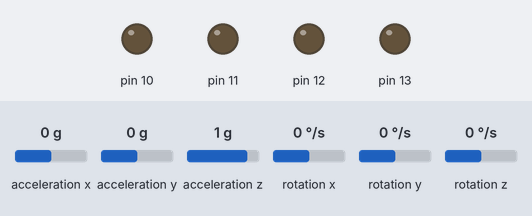
Simulated run of this sketch. Board: Arduino Uno, built with avr-gcc and run on an emulated ATmega328P. Shown: output pins drawn as LEDs (lit = HIGH). Wiring (inferred from the names in the program): MPU-6050 motion sensor at I2C address 0x68. Inputs (shaded band) come from the test bench; at power-on: acceleration x 0 g, acceleration y 0 g, acceleration z 1 g, rotation x 0 °/s, rotation y 0 °/s, rotation z 0 °/s. What the sketch prints to the serial monitor is not drawn.

Above: at 1.2 s.
1.3 s: acceleration x set to -0.3 g
2.8 s: acceleration x set to -0.6 g
At 4.0 s:
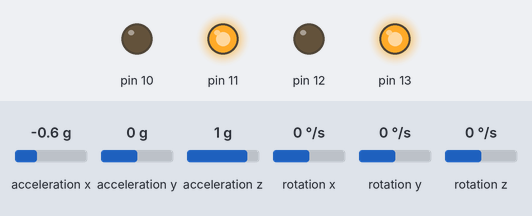
4.3 s: acceleration y set to -0.3 g
5.8 s: acceleration y set to -0.6 g
At 7.0 s:
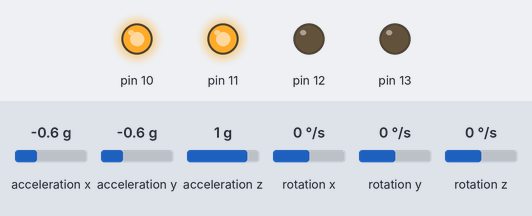
7.3 s: acceleration x set to -0.1 g
8.8 s: acceleration x set to 0.2 g
At 9.4 s:
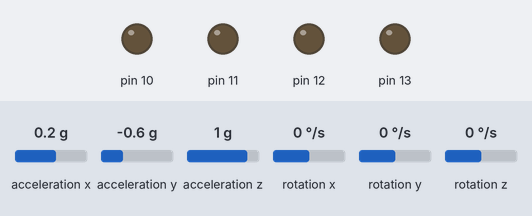
Timing chart, 0 to 11.3 s (numbered marks = the images above; inputs shaded):
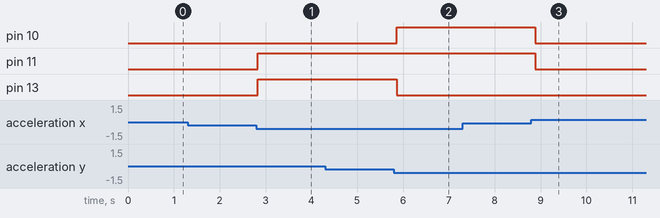

Measured:
- the behaviour switches between -0.4 and -0.5 g on acceleration x (found by bisection; images 0 and 1)
- the behaviour switches between -0.4 and -0.5 g on acceleration y (found by bisection; images 1 and 2)
- the behaviour switches between 0 and 0.1 g on acceleration x (found by bisection; images 2 and 3)
- after the input at 1.3 s, every drawn part: stays the same
- after the input at 2.8 s, pin 11, pin 13: LOW → HIGH at once
- after the input at 4.3 s, every drawn part: stays the same
- after the input at 5.8 s, pin 10: LOW → HIGH after 0.06 s; pin 13: HIGH → LOW after 0.06 s
- after the input at 7.3 s, every drawn part: stays the same
- after the input at 8.8 s, pin 10, pin 11: HIGH → LOW after 0.09 s

The sketch:

MPU6050TiltTest.ino
```cpp
// MPU-6050 Short LED Tilt Example
// Dillon Hicks
// Kent Thai
#include<Wire.h>
const int MPU_addr=0x68;  // I2C address of the MPU-6050
int16_t AcX,AcY,AcZ,Tmp,GyX,GyY,GyZ;

int steps = 0;
int16_t lastAcZ = 0;

void setup(){
  Wire.begin();
   //The four LED pins that I used
  pinMode(10, OUTPUT);
  pinMode(11, OUTPUT);
  pinMode(12, OUTPUT);
  pinMode(13, OUTPUT);
  Wire.beginTransmission(MPU_addr);
  Wire.write(0x6B);  // PWR_MGMT_1 register
  Wire.write(0);     // set to zero (wakes up the MPU-6050)
  Wire.endTransmission(true);
  Serial.begin(9600);

}
void loop(){
  Wire.beginTransmission(MPU_addr);
  Wire.write(0x3B);  // starting with register 0x3B (ACCEL_XOUT_H)
  Wire.endTransmission(false);
  Wire.requestFrom(MPU_addr,14,true);  // request a total of 14 registers,

   //Values for the acceleration in each direction (We use these three values for this demonstration)
  AcX=Wire.read()<<8|Wire.read();  // 0x3B (ACCEL_XOUT_H) & 0x3C (ACCEL_XOUT_L)
  AcY=Wire.read()<<8|Wire.read();  // 0x3D (ACCEL_YOUT_H) & 0x3E (ACCEL_YOUT_L)
  AcZ=Wire.read()<<8|Wire.read();  // 0x3F (ACCEL_ZOUT_H) & 0x40 (ACCEL_ZOUT_L)
  //Values for the temperature read from the register
  Tmp=Wire.read()<<8|Wire.read();  // 0x41 (TEMP_OUT_H) & 0x42 (TEMP_OUT_L)
   //Values for the orientation in each direction
  GyX=Wire.read()<<8|Wire.read();  // 0x43 (GYRO_XOUT_H) & 0x44 (GYRO_XOUT_L)
  GyY=Wire.read()<<8|Wire.read();  // 0x45 (GYRO_YOUT_H) & 0x46 (GYRO_YOUT_L)
  GyZ=Wire.read()<<8|Wire.read();  // 0x47 (GYRO_ZOUT_H) & 0x48 (GYRO_ZOUT_L)

  if(lastAcZ - AcZ > 10000){
    steps++;
  }
  lastAcZ = AcZ;


  //turn on LED's when tilted a certain direction
  if(AcX < 1000 & AcY < -8000){
  digitalWrite(10, HIGH);
  digitalWrite(11, HIGH);
  digitalWrite(12, LOW);
  digitalWrite(13, LOW);
  }
  else if(AcX < 1000 & AcY > 8000){
  digitalWrite(10, LOW);
  digitalWrite(11, LOW);
  digitalWrite(12, HIGH);
  digitalWrite(13, HIGH);
  }
  else if(AcX > 8000 & AcY < 1000){
  digitalWrite(10, HIGH);
  digitalWrite(11, LOW);
  digitalWrite(12, HIGH);
  digitalWrite(13, LOW);
  }
  else if(AcX < -8000 & AcY < 1000){
  digitalWrite(10, LOW);
  digitalWrite(11, HIGH);
  digitalWrite(12, LOW);
  digitalWrite(13, HIGH);
  }
  //if the accelerometer is flat, then turn off all LED's
  else {
  digitalWrite(10, LOW);
  digitalWrite(11, LOW);
  digitalWrite(12, LOW);
  digitalWrite(13, LOW);
  }


  //Print values of accelerometer to serial
  //Serial.print("\n AcX = "); Serial.print(AcX);
  //Serial.print(" | AcY = "); Serial.print(AcY);
  //Serial.print("\n AcZ = "); Serial.print(AcZ);
  Serial.print("\n Steps = "); Serial.print(steps);


  delay(200);
}
```
